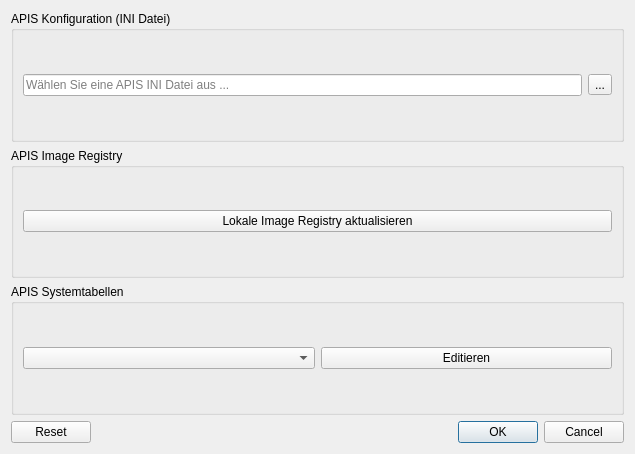
<?xml version="1.0" encoding="UTF-8"?>
<ui version="4.0">
 <class>apisSettingsDialog</class>
 <widget class="QDialog" name="apisSettingsDialog">
  <property name="windowModality">
   <enum>Qt::ApplicationModal</enum>
  </property>
  <property name="geometry">
   <rect>
    <x>0</x>
    <y>0</y>
    <width>635</width>
    <height>454</height>
   </rect>
  </property>
  <property name="sizePolicy">
   <sizepolicy hsizetype="Preferred" vsizetype="Preferred">
    <horstretch>0</horstretch>
    <verstretch>0</verstretch>
   </sizepolicy>
  </property>
  <property name="windowTitle">
   <string>APIS Einstellungen</string>
  </property>
  <property name="windowIcon">
   <iconset resource="resource.qrc">
    <normaloff>:/plugins/APIS/icons/apis.png</normaloff>:/plugins/APIS/icons/apis.png</iconset>
  </property>
  <property name="locale">
   <locale language="German" country="Austria"/>
  </property>
  <property name="sizeGripEnabled">
   <bool>false</bool>
  </property>
  <property name="modal">
   <bool>true</bool>
  </property>
  <layout class="QVBoxLayout" name="verticalLayout">
   <item>
    <widget class="QGroupBox" name="uiIniGrp">
     <property name="styleSheet">
      <string notr="true"/>
     </property>
     <property name="title">
      <string>APIS Konfiguration (INI Datei)</string>
     </property>
     <layout class="QVBoxLayout" name="verticalLayout_3">
      <item>
       <layout class="QHBoxLayout" name="horizontalLayout_2">
        <item>
         <widget class="QLineEdit" name="uiConfigIniFileEdit">
          <property name="readOnly">
           <bool>true</bool>
          </property>
          <property name="placeholderText">
           <string>Wählen Sie eine APIS INI Datei aus ...</string>
          </property>
         </widget>
        </item>
        <item>
         <widget class="QToolButton" name="uiConfigIniFileTBtn">
          <property name="text">
           <string>...</string>
          </property>
         </widget>
        </item>
       </layout>
      </item>
     </layout>
    </widget>
   </item>
   <item>
    <widget class="QGroupBox" name="uiImageRegistryGrp">
     <property name="minimumSize">
      <size>
       <width>0</width>
       <height>80</height>
      </size>
     </property>
     <property name="toolTip">
      <string>&lt;html&gt;&lt;head/&gt;&lt;body&gt;&lt;p&gt;&lt;span style=&quot; font-weight:600;&quot;&gt;APIS Image Registry&lt;/span&gt;&lt;/p&gt;&lt;p&gt;Die APIS Image Registry beinhaltet Informationen über die Verfügbarkeit von Luftbildern, hochauflösende Luftbildern und Orthofotos am Server/im angegbenen Verzeichnis.&lt;/p&gt;&lt;p&gt;Wenn neue Daten (Luftbilder etc.) hinzugefügt werden in den entsprechenden Verzeichnissen (Server oder Lokal) muss die Image Registry aktualisiert werden.&lt;/p&gt;&lt;/body&gt;&lt;/html&gt;</string>
     </property>
     <property name="title">
      <string>APIS Image Registry</string>
     </property>
     <layout class="QVBoxLayout" name="verticalLayout_2">
      <item>
       <widget class="QPushButton" name="uiUpdateImageRegistryBtn">
        <property name="text">
         <string>Lokale Image Registry aktualisieren</string>
        </property>
        <property name="icon">
         <iconset resource="resource.qrc">
          <normaloff>:/plugins/APIS/icons/update.png</normaloff>:/plugins/APIS/icons/update.png</iconset>
        </property>
        <property name="iconSize">
         <size>
          <width>30</width>
          <height>30</height>
         </size>
        </property>
        <property name="autoDefault">
         <bool>false</bool>
        </property>
        <property name="flat">
         <bool>false</bool>
        </property>
       </widget>
      </item>
     </layout>
    </widget>
   </item>
   <item>
    <widget class="QGroupBox" name="uiSystemTableGrp">
     <property name="title">
      <string>APIS Systemtabellen</string>
     </property>
     <layout class="QHBoxLayout" name="horizontalLayout">
      <item>
       <widget class="QComboBox" name="uiSystemTableCombo"/>
      </item>
      <item>
       <widget class="QPushButton" name="uiEditSystemTableBtn">
        <property name="text">
         <string>Editieren</string>
        </property>
       </widget>
      </item>
     </layout>
    </widget>
   </item>
   <item>
    <widget class="QDialogButtonBox" name="buttonBox">
     <property name="standardButtons">
      <set>QDialogButtonBox::Cancel|QDialogButtonBox::Ok|QDialogButtonBox::Reset</set>
     </property>
     <property name="centerButtons">
      <bool>false</bool>
     </property>
    </widget>
   </item>
  </layout>
 </widget>
 <resources>
  <include location="resource.qrc"/>
 </resources>
 <connections/>
</ui>
